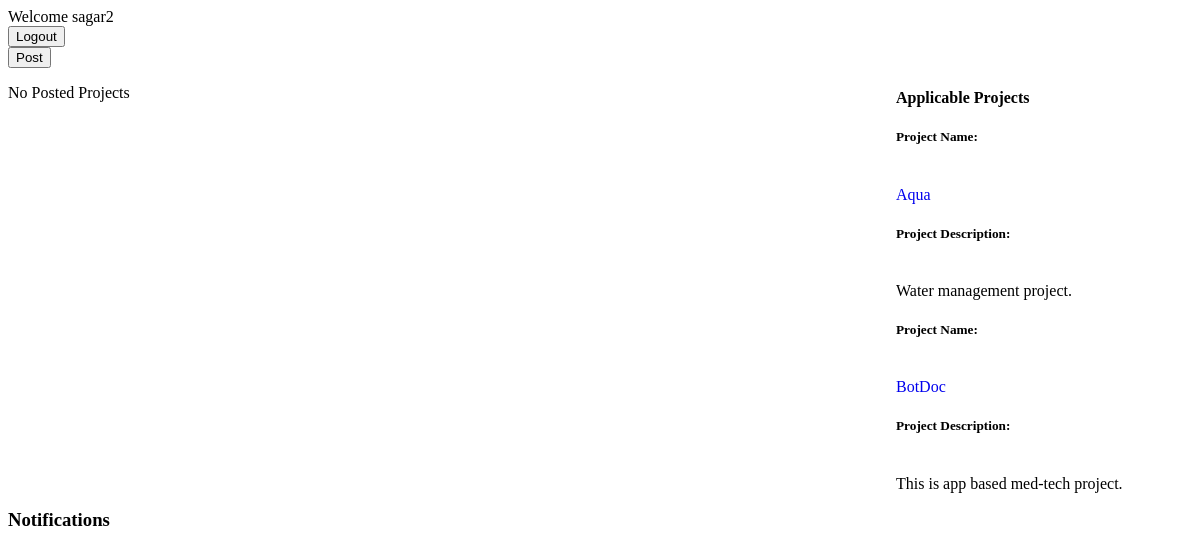
The app's page /portal/home/ (signed in), older data.
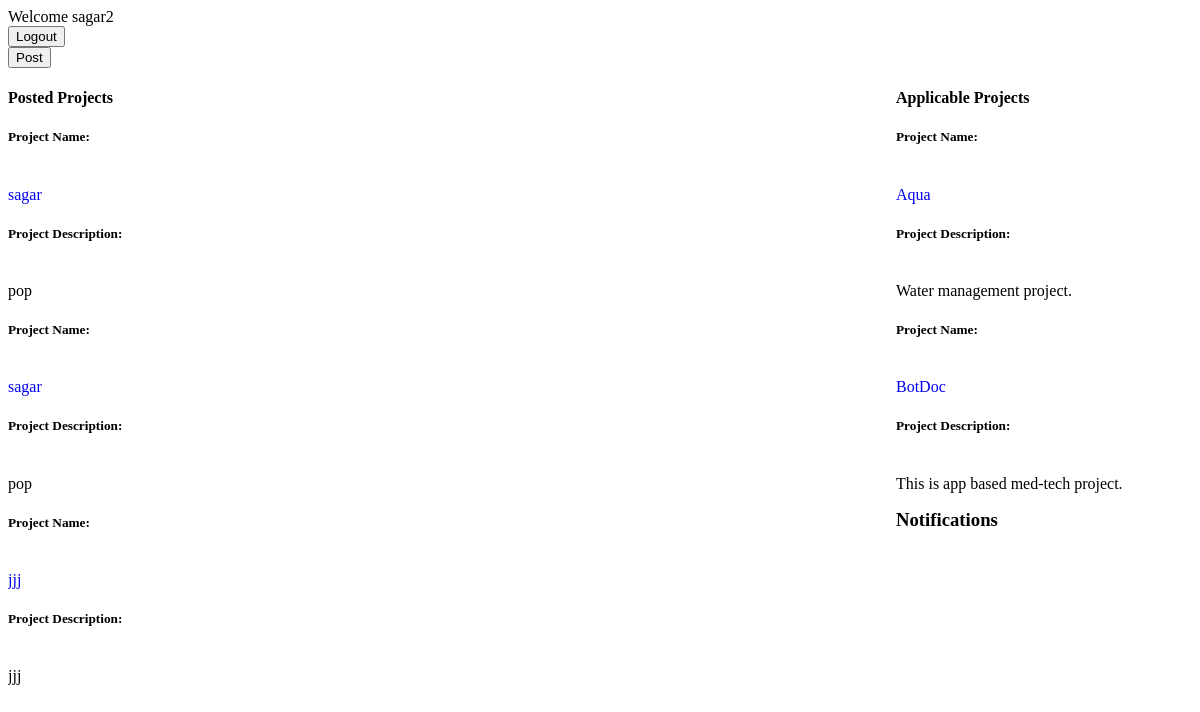
The same page, newer data.
### Portal/models.py (models this page shows, shortened)
class Project(models.Model):
    project_name = models.CharField(max_length=100, blank=False)
    description = models.CharField(max_length=300, default=None)
    postedOn = models.DateTimeField(default=datetime.datetime.now(), blank=False)
    leader = models.ForeignKey(CustomUser, on_delete=models.CASCADE)
    isCompleted = models.BooleanField(default=False)
    deadline = models.DateField(blank=False)
    task_count = models.IntegerField(default=0, blank=False)

### Portal/views.py (the view)
# urls.py: 2. Add a URL to urlpatterns:  path('', views.home, name='home')
def home(request):
    if not request.user.is_superuser and request.user.is_authenticated:
        context = dict()
        cuser = CustomUser.objects.get(user=request.user)
        posted_projects = Project.objects.filter(leader=cuser)
        applicable_projects = Project.objects.exclude(isCompleted=True).exclude(leader=cuser.id)
        contributor=Contributor.objects.filter(user=cuser)#.task
        context['posted_projects'] = posted_projects
        context['applicable_projects'] = applicable_projects
        context['notifications'] = cuser.msgto.all()
        print(context['notifications'])
        return render(request, 'home.html', context)
    elif request.user.is_superuser:
        return HttpResponse("Super User is Logged in....")
    else:
        return HttpResponsePermanentRedirect(reverse('Portal:index'))

### Portal/templates/home.html (shortened to what this page needs)
<!DOCTYPE html>
<html lang="en">
<head>
</head>
<body>
Welcome {{request.user.username}}<br>
<a href="{% url 'Portal:logout' %}"><input type="button" value="Logout"></a><br>
<a href="{% url 'Portal:post_project' %}"><input type="button" value="Post"></a><br>
<div class="sides left">
    {% if posted_projects %}
    <h4>Posted Projects</h4>
    {% for project in posted_projects %}
    <h5><b>Project Name:</b></h5><br>
    <a href="{% url 'Portal:project_description' project.id %}">{{project.project_name}}</a><br>
    <h5><b>Project Description:</b></h5><br>
    {{project.description}}<br>
    {% endfor %}
    {% else %}
    <p> No Posted Projects</p>
    {% endif %}
</div>
<div class="sides right">
    {% if applicable_projects %}
    <h4>Applicable Projects</h4>
    {% for project in applicable_projects %}
    <h5><b>Project Name:</b></h5><br>
    <a href="{% url 'Portal:project_description' project.id %}">{{project.project_name}}</a><br>
    <h5><b>Project Description:</b></h5><br>
    {{project.description}}<br>
    {% endfor %}
    {% else %}
    <p> No Applicable Projects</p>
    {% endif %}
</div>
<h3>Notifications</h3>
</body>
</html>

Row changes from the older to the newer data that the page shows:
added Project: project_name "sagar", description "pop", shown under "Posted Projects"
added Project: project_name "sagar", description "pop", shown under "Posted Projects"
added Project: project_name "jjj", description "jjj", shown under "Posted Projects"
Text that changed along with them:
text no longer shown: "No Posted Projects"
text now shown: "Posted Projects"
